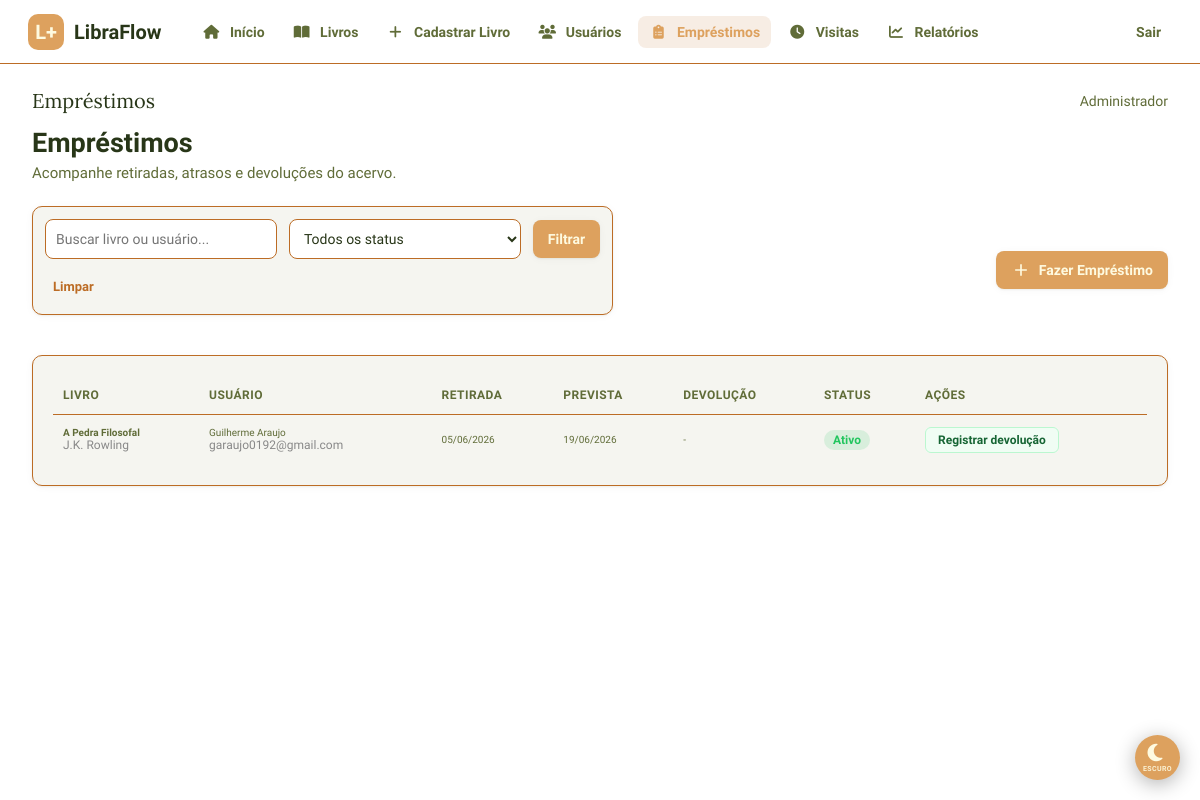
Page /public/admin/emprestimos.php (signed in) on the committed database.
### tables this page shows
CREATE TABLE `emprestimos` (
  `id` int(11) NOT NULL,
  `id_usuario` int(11) NOT NULL,
  `id_livro` int(11) NOT NULL,
  `data_emprestimo` date NOT NULL,
  `data_prevista_devolucao` date DEFAULT NULL,
  `data_devolucao` date DEFAULT NULL,
  `status` char(1) NOT NULL DEFAULT 'A',
  `criado_em` timestamp NOT NULL DEFAULT current_timestamp()
);

CREATE TABLE `livros` (
  `id` int(11) NOT NULL,
  `titulo` varchar(200) NOT NULL,
  `autor` varchar(150) NOT NULL,
  `subtitulo` varchar(200) DEFAULT NULL,
  `ano` smallint(6) DEFAULT NULL,
  `descricao` text DEFAULT NULL,
  `isbn` varchar(20) DEFAULT NULL,
  `capa` varchar(255) DEFAULT NULL,
  `quantidade` int(11) NOT NULL DEFAULT 1,
  `id_categoria` int(11) DEFAULT NULL,
  `criado_em` datetime NOT NULL DEFAULT current_timestamp()
);

CREATE TABLE `usuarios` (
  `id` int(11) NOT NULL,
  `nome` varchar(100) NOT NULL,
  `email` varchar(150) NOT NULL,
  `telefone` varchar(20) DEFAULT NULL,
  `rm` varchar(30) DEFAULT NULL,
  `endereco` varchar(255) DEFAULT NULL,
  `idade` int(11) DEFAULT NULL,
  `senha` varchar(255) NOT NULL,
  `tipo` char(1) NOT NULL DEFAULT 'A' COMMENT 'A=Aluno D=Admin',
  `criado_em` datetime NOT NULL DEFAULT current_timestamp()
);

### public/admin/emprestimos.php (the view, shortened to what this page needs)
<?php
require $_SERVER['DOCUMENT_ROOT'] . '/LibraFlow/app/config/conexao.php';
try {
    $conn->exec("
        UPDATE emprestimos
        SET status = 'V'
        WHERE status = 'A'
          AND data_prevista_devolucao < CURDATE()
    ");
    $busca = trim($_GET['busca'] ?? '');
    $sql = "
        SELECT e.*, l.titulo, l.autor, u.nome AS usuario_nome, u.email AS usuario_email
        FROM emprestimos e
        JOIN livros l ON l.id = e.id_livro
        JOIN usuarios u ON u.id = e.id_usuario
        WHERE 1=1
    ";
    $params = [];
    $sql .= " ORDER BY e.data_emprestimo DESC, e.id DESC";
    $stmt = $conn->prepare($sql);
    $stmt->execute($params);
    $emprestimos = $stmt->fetchAll();
} catch (PDOException $e) {
    if ($conn->inTransaction()) {
        $conn->rollBack();
    }
    $emprestimos = [];
    $erro = 'Não foi possível carregar os empréstimos. Verifique se a tabela foi criada.';
}
$statusInfo = [
    'A' => ['Ativo', '#22C55E'],
    'D' => ['Devolvido', '#3B82F6'],
    'V' => ['Vencido', '#EF4444'],
];
?>
<!DOCTYPE html>
<html lang="pt-BR">
<head>
    <link rel="stylesheet" href="style.css">
    <link rel="stylesheet" href="darkmode-btn.css">
    <link rel="stylesheet" href="https://cdnjs.cloudflare.com/ajax/libs/font-awesome/6.5.0/css/all.min.css">
</head>
<body>
    <aside>
        <div class="logo-aside"><span>LibraFlow</span></div>
        <ul>
             <li><a href="/LibraFlow/public/admin/Admin.php"><i class="fas fa-house nav-icon" aria-hidden="true"></i> Início</a></li>
            <li><a href="/LibraFlow/public/admin/listar_livros.php"><i class="fas fa-book-open nav-icon" aria-hidden="true"></i> Livros</a></li>
            <li><a href="/LibraFlow/public/admin/cadastrar_livro.php"><i class="fas fa-plus nav-icon" aria-hidden="true"></i> Cadastrar Livro</a></li>
            <li><a href="/LibraFlow/public/admin/usuarios.php"><i class="fas fa-users nav-icon" aria-hidden="true"></i> Usuários</a></li>
            <li><a href="/LibraFlow/public/admin/emprestimos.php" class="ativo"><i class="fas fa-clipboard-list nav-icon" aria-hidden="true"></i> Empréstimos</a></li>
            <li><a href="/LibraFlow/public/admin/visitas.php"><i class="fas fa-clock nav-icon" aria-hidden="true"></i> Visitas</a></li>
            <li><a href="relatorios/index.php"><i class="fas fa-chart-line nav-icon" aria-hidden="true"></i> Relatórios</a></li>
            <div class="sidebar-down">
                <li><a href="/LibraFlow/public/auth/logout.php">Sair</a></li>
            </div>
        </ul>
    </aside>
    <nav>
        <span style="font-family:'Lora',serif;font-size:2rem;color:#283618;">Empréstimos</span>
        <div class="right">
            <span style="font-size:1.4rem;color:#606C38;"><?= htmlspecialchars($_SESSION['usuario_nome']) ?></span>
        </div>
    </nav>
    <header>
        <h1>Empréstimos</h1>
        <p>Acompanhe retiradas, atrasos e devoluções do acervo.</p>
    </header>
    <main>
        <div class="filtro-header">
            <form method="GET" class="filtros">
                <input type="text" name="busca" placeholder="Buscar livro ou usuário..." value="<?= htmlspecialchars($busca ?? '') ?>">
                <select name="status">
                    <option value="">Todos os status</option>
                </select>
                <button type="submit" class="btn-filtrar">Filtrar</button>
                <a href="emprestimos.php" style="font-size:1.3rem;color:#BC6C25;font-weight:bold;text-decoration:none;padding:0.8rem;">Limpar</a>
            </form>
            <button class="btn-novo-emprestimo" onclick="abrirModalEmprestimo()">
                <svg width="20" height="20" viewBox="0 0 24 24" fill="none" stroke="currentColor" stroke-width="2">
                    <path d="M12 5v14M5 12h14"/>
                </svg>
                Fazer Empréstimo
            </button>
        </div>
        <div class="tabela-wrapper">
            <?php if (empty($emprestimos)): ?>
                <div class="vazio-tabela">Nenhum empréstimo encontrado.</div>
            <?php else: ?>
                <table>
                    <thead>
                        <tr>
                            <th>Livro</th>
                            <th>Usuário</th>
                            <th>Retirada</th>
                            <th>Prevista</th>
                            <th>Devolução</th>
                            <th>Status</th>
                            <th>Ações</th>
                        </tr>
                    </thead>
                    <tbody>
                        <?php foreach ($emprestimos as $emprestimo): ?>
                            <?php
                                $info = $statusInfo[$emprestimo['status']] ?? ['?', '#999'];
                                $podeDevolver = in_array($emprestimo['status'], ['A', 'V'], true);
                            ?>
                            <tr>
                                <td>
                                    <strong><?= htmlspecialchars($emprestimo['titulo']) ?></strong><br>
                                    <span class="muted"><?= htmlspecialchars($emprestimo['autor']) ?></span>
                                </td>
                                <td>
                                    <?= htmlspecialchars($emprestimo['usuario_nome']) ?><br>
                                    <span class="muted"><?= htmlspecialchars($emprestimo['usuario_email']) ?></span>
                                </td>
                                <td><?= date('d/m/Y', strtotime($emprestimo['data_emprestimo'])) ?></td>
                                <td>
                                    <?= !empty($emprestimo['data_prevista_devolucao'])
                                        ? date('d/m/Y', strtotime($emprestimo['data_prevista_devolucao']))
                                        : '-' ?>
                                </td>
                                <td>
                                    <?= !empty($emprestimo['data_devolucao'])
                                        ? date('d/m/Y', strtotime($emprestimo['data_devolucao']))
                                        : '-' ?>
                                </td>
                                <td>
                                    <span class="badge-status" style="background:<?= $info[1] ?>22;color:<?= $info[1] ?>;">
                                        <?= $info[0] ?>
                                    </span>
                                </td>
                                <td>
                                    <?php if ($podeDevolver): ?>
                                        <a href="emprestimos.php?devolver=<?= $emprestimo['id'] ?>"
                                           class="btn-devolver"
                                           onclick="return confirm('Registrar devolução deste livro?')">
                                            Registrar devolução
                                        </a>
                                    <?php else: ?>
                                        <span class="muted">Finalizado</span>
                                    <?php endif; ?>
                                </td>
                            </tr>
                        <?php endforeach; ?>
                    </tbody>
                </table>
            <?php endif; ?>
        </div>
    </main>
    <button id="themeToggle" class="theme-toggle-float" aria-label="Alternar tema claro/escuro">
        <span id="themeIcon"><i class="fas fa-moon" aria-hidden="true"></i></span>
        <span id="themeLabel">Escuro</span>
    </button>
</body>
</html>

### public/admin/darkmode-btn.css (style rules this page uses)
.theme-toggle-float #themeIcon { font-size: 2rem; line-height: 1; transition: transform 0.3s ease; }
.theme-toggle-float #themeLabel { font-size: 0.7rem; font-weight: 600; text-transform: uppercase; letter-spacing: 0.05em; opacity: 0.9; }
body.theme-transition-enabled { transition: background 0.4s ease, color 0.4s ease; }

### public/admin/emprestimos.php (style rules this page uses)
.badge-status { padding: 0.3rem 0.9rem; border-radius: 2rem; font-weight: 700; font-size: 1.2rem; display: inline-block; }
.btn-devolver { padding: 0.5rem 1.2rem; border-radius: 0.6rem; font-size: 1.2rem; font-weight: bold; text-decoration: none; background: #f0fdf4; color: #166534; border: 1px solid #bbf7d0; }
.muted { color: #888; font-size: 1.2rem; }

### rows in the picture
emprestimos: id_livro.titulo "A Pedra Filosofal", id_livro.autor "J.K. Rowling", id_usuario.nome "Guilherme Araujo", id_usuario.email "garaujo0192@gmail.com", data_emprestimo "05/06/2026", data_prevista_devolucao "19/06/2026", status "Ativo"

### other values in the picture
$_SESSION['usuario_nome'] "Administrador"
